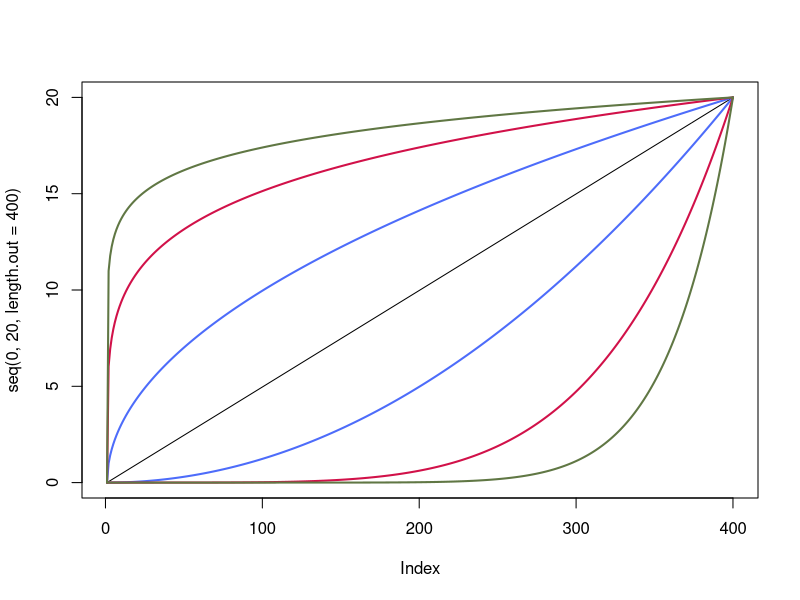
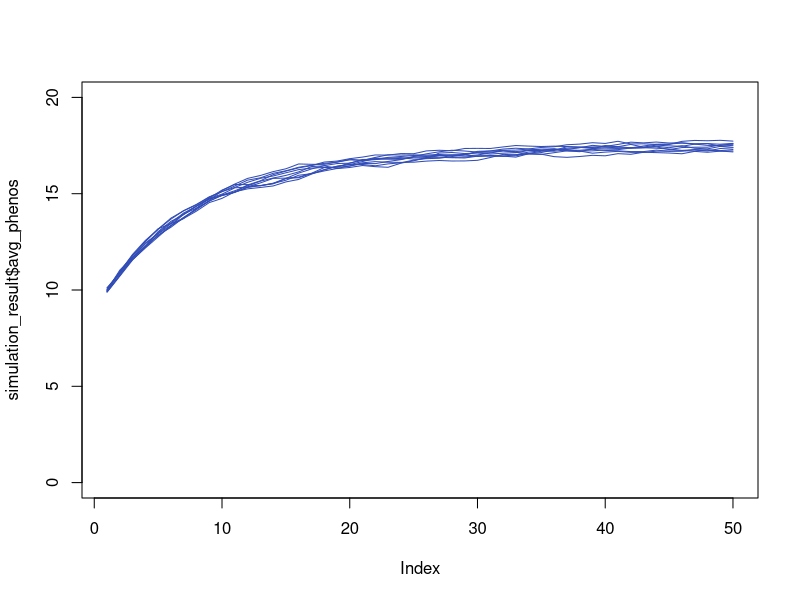

R code for these plots, in order:
## Zoya Wani zoyawani1@tamu.edu
## Andres Barboza P. andresdbp@tamu.edu
## April 16, 2024


###### Starting Conditions #########
N <- 500 #population
loci <- 100 #positions on the genome 
mu <- 10^-5 #human mutation rate 10^-9 for an individual nucleotide
baseval <- 0 # this is a base minimum value for our phenotype
loci.imp <- sort(sample(2:loci, loci/10))
opt <- 20
sigma <- 5
gen <- 50
arch <- "add" # add, sign, inc, dec
sag <- 2
sign_flag <- "alter" # half, alter
###### End Starting Conditions #########

###### FUNCTIONS #########

GetPopulation <- function(N,loci){
  
  # The numbers present in the matrix represent the genotype at a locus. 
  # First number is maternal and second is paternal 
  # 0,0 = 1
  # 0,1 = 2
  # 1,0 = 3
  # 1,1 = 4
  pop <- matrix(sample(1:4, N*loci, replace=T), N, loci)
  
  # We are moving away into a model without sex, so the bottom part is commented out
  
  # set as female
  # pop[1:(N/2),1] <- 1
  # set half as male
  # pop[(N/2 + 1):N,1] <- 2
  # first column is sex determining locus with 1=XX 2=XY 
  # remaining columns are the rest of the genome
  # each row in pop is one individual
  
  
  return(pop)
  
}

MutatePop <- function(pop, mu) {
  # Probability of an individual having at least one mutation
  mut.prob <- 1 - (1 - mu)^1547  # 1547 is the number of base pairs in the coding region
  
  # Determine mutation coordinates where random values are less than mut.prob
  mut.coord <- which(matrix(runif(nrow(pop) * ncol(pop)), 
                            nrow = nrow(pop), ncol = ncol(pop)) < mut.prob, 
                     arr.ind = TRUE)
  
  apply_mutations <- function(pop, coordinates) {
    for (i in seq_len(nrow(coordinates))) {
      row_index <- coordinates[i, 1]
      col_index <- coordinates[i, 2]
      value <- pop[row_index, col_index]
      
      # switches values 
      pop[row_index, col_index] <- switch(value,
                                          sample(c(2, 3), 1),  # for 1
                                          sample(c(1, 4), 1),  # for 2
                                          sample(c(1, 4), 1),  # for 3
                                          sample(c(2, 3), 1))  # for 4
    }
    return(pop)
  }
  
  # Apply mutations to the population matrix
  mutants <- apply_mutations(pop, mut.coord)
  return(mutants)
}

GetPheno <- function(pop, loci.imp, baseval, arch, sign_flag){
  temppop <- pop[,loci.imp]
  temppop[temppop==1] <- 0
  temppop[temppop %in% c(2, 3)] <- 1
  temppop[temppop == 4] <- 2
  
  if(arch == "add") {
    phenos <- rowSums(temppop) + baseval
  }
  
  if(arch == "sign") {
    if (sign_flag == "half") {
      dir_loci <- temppop[, 1:(length(loci.imp)/2)]
      inv_loci <- temppop[, (length(loci.imp)/2)+1:(length(loci.imp)/2)]
    } else if (sign_flag == "alter") {
      dir_loci <- temppop[, seq(1, length(loci.imp), by = 2)]
      inv_loci <- temppop[, seq(2, length(loci.imp), by = 2)]
    }
    
    cond1 <- (dir_loci == 2 & inv_loci == 2) | (dir_loci == 0 & inv_loci == 0)
    cond2 <- (dir_loci == 2 & inv_loci == 0) | (dir_loci == 0 & inv_loci == 2)
    cond3 <- (dir_loci == 1 | inv_loci == 1)

    phenos <- baseval + rowSums(4 * cond1 + 0 * cond2 + 2 * cond3)
  }
  
  if(arch == "inc") {
    phenos <- (length(loci.imp)*2)*((rowSums(temppop) + baseval)/(length(loci.imp)*2))^sag
  }
  
  if(arch == "dec") {
    phenos <- baseval + (length(loci.imp) * 2 - baseval) * ((rowSums(temppop) + baseval - baseval) / (length(loci.imp) * 2 - baseval))^(1/sag)
  }
  
  return(phenos)
}

GetFit <- function(obs, opt, sigma){
  numer <- (obs - opt)^2
  denom <- (2 * sigma)^2
  w <- exp(-(numer / denom))
  return(w)
}

Reproduction <- function(pop, N, w, loci) {
  # Sample parents based on fitness probabilities
  parents <- sample(N, size = 2 * N, replace = TRUE, prob = w)
  
  # Generate haplotype selection matrix
  recomb <- pmax(pmin(rpois(n = 2 * N, lambda = 10), loci), 1)
  haplotypes <- matrix(unlist(lapply(recomb, function(r) rep(sample(1:2, r, replace = TRUE), each = ceiling(loci / r), length.out = loci))),
                       nrow = 2 * N, ncol = loci, byrow = TRUE)

  # Gamete formation
  gametes <- ifelse(
    pop[parents, ] == 1,  # Genotype 1 -> Both alleles are 0
    0,
    ifelse(
      pop[parents, ] == 4,  # Genotype 4 -> Both alleles are 1
      1,
      ifelse(
        pop[parents, ] == 2,  # Genotype 2 -> Depends on haplotype
        ifelse(haplotypes == 1, 0, 1),
        ifelse(haplotypes == 1, 1, 0)  # Genotype 3 -> Depends on haplotype
      )
    )
  )
  # Fertilization: Pair gametes to form diploid genotypes
  maternal_gametes <- gametes[seq(1, 2 * N, by = 2), ]
  paternal_gametes <- gametes[seq(2, 2 * N, by = 2), ]
  new_population <- 1 + maternal_gametes + paternal_gametes * 2
  
  return(new_population)
}

SimulateGenerations <- function(N, loci, mu, baseval, loci.imp, opt, gen, sigma, arch, sign_flag, verbose) {
  pop <- GetPopulation(N, loci)
  avg_phenos <- numeric(gen)
  for (generation in 1:gen) {
    pop <- MutatePop(pop, mu)
    phenos <- GetPheno(pop, loci.imp, baseval, arch, sign_flag)
    avg_phenos[generation] <- mean(phenos)
    w <- GetFit(phenos, opt, sigma)
    pop <- Reproduction(pop, N, w, loci)
    if(verbose) print(generation)
  }
  return(list(final_population = pop, avg_phenos = avg_phenos))
}


# Test for architectures
plot(seq(0, 20, length.out = 400), type = "l")
lines(baseval + (length(loci.imp) * 2) * (seq(0, 20, length.out = 400) / (length(loci.imp) * 2))^(1/2), col = "#4D6CFA", lwd = 2)
lines((length(loci.imp)*2)*((seq(0, 20, length.out = 400) + baseval)/(length(loci.imp)*2))^2, , col = "#4D6CFA", lwd = 2)
lines(baseval + (length(loci.imp) * 2) * (seq(0, 20, length.out = 400) / (length(loci.imp) * 2))^(1/5), col = "#D11149", lwd = 2)
lines((length(loci.imp)*2)*((seq(0, 20, length.out = 400) + baseval)/(length(loci.imp)*2))^5, col = "#D11149", lwd = 2)
lines(baseval + (length(loci.imp) * 2) * (seq(0, 20, length.out = 400) / (length(loci.imp) * 2))^(1/10), col = "#607744", lwd = 2)
lines((length(loci.imp)*2)*((seq(0, 20, length.out = 400) + baseval)/(length(loci.imp)*2))^10, col = "#607744", lwd = 2)

# Run the simulation
iter <- 10
for (i in 1:iter) {
  print(i)
  simulation_result <- SimulateGenerations(N, loci, mu, baseval, loci.imp, opt, gen, sigma, arch, sign_flag, verbose=F)
  if(i == 1) {
    plot(simulation_result$avg_phenos, type = "l", col = "#314CB6",
         ylim = c(0, 20))
  }else{
    lines(simulation_result$avg_phenos, col = "#314CB6")
  }
}



# snippet
# plot(GetFit(obs=seq(from=0,to=20, length.out=100), 20, sigma=5)~seq(from=0,to=20, length.out=100))
